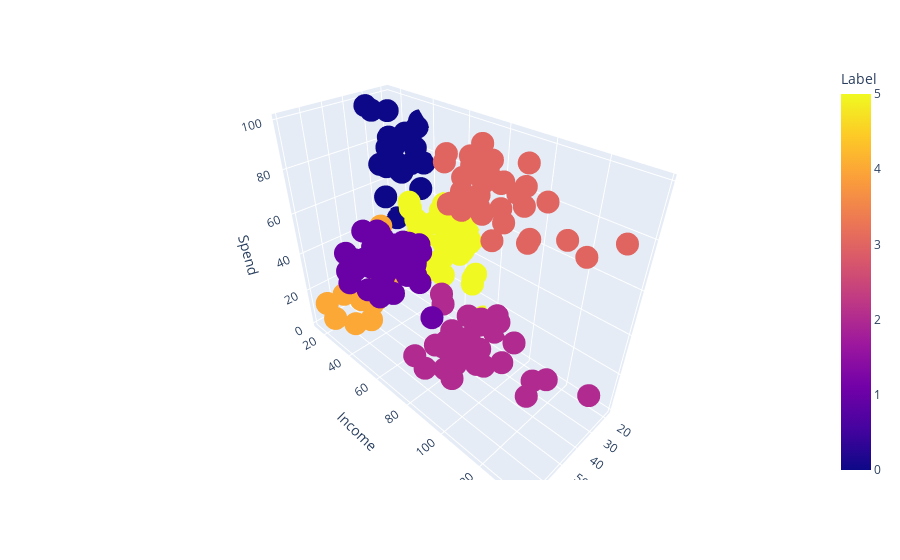

Write notebook code for a chart like this one.
### Code cell
fig = px.scatter_3d(data_frame=X2, x='Age', y='Income', z='Spend', color='Label')
fig.show()

### Figure 1 — Plotly figure (JSON) as saved in the notebook; plotly's stock layout.template omitted (floating-point values rounded to 4 significant figures; data arrays with more than 128 entries replaced by an {"elided": "..."} marker saying what was removed)
{"data": [{"hovertemplate": "Age=%{x}<br>Income=%{y}<br>Spend=%{z}<br>Label=%{marker.color}<extra></extra>", "legendgroup": "", "marker": {"color": {"elided": "200 int values"}, "coloraxis": "coloraxis", "symbol": "circle"}, "mode": "markers", "name": "", "scene": "scene", "showlegend": false, "type": "scatter3d", "x": {"elided": "200 int values"}, "y": {"elided": "200 int values"}, "z": {"elided": "200 int values"}}], "layout": {"coloraxis": {"colorbar": {"title": {"text": "Label"}}, "colorscale": [[0, "#0d0887"], [0.1111, "#46039f"], [0.2222, "#7201a8"], [0.3333, "#9c179e"], [0.4444, "#bd3786"], [0.5556, "#d8576b"], [0.6667, "#ed7953"], [0.7778, "#fb9f3a"], [0.8889, "#fdca26"], [1, "#f0f921"]]}, "legend": {"tracegroupgap": 0}, "margin": {"t": 60}, "scene": {"domain": {"x": [0, 1], "y": [0, 1]}, "xaxis": {"title": {"text": "Age"}}, "yaxis": {"title": {"text": "Income"}}, "zaxis": {"title": {"text": "Spend"}}}}}
